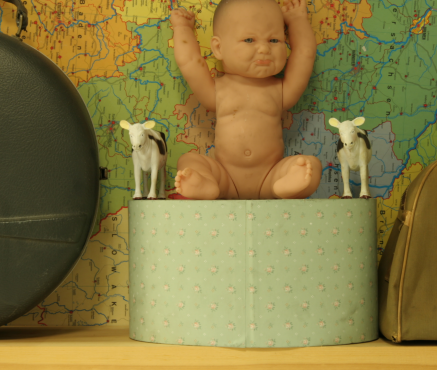
%> input picture stereo-vision/data/Baby3/view2.png, 437 x 370 px
$ octave multioccularDatascript.m   (GNU Octave 9; MATLAB toolbox functions it lacks are replaced by stand-ins)
%> lines starting %> are read from the running program, lines starting %| are printed output that depends on the picture
### stereo-vision/src/MATLAB/stereo_SSD.m
function disparityMap = stereo_SSD(leftImage, rightImage, maxDisparity)

    if(size(leftImage,3)==3)
        leftImage = rgb2gray(leftImage);
    end
    if(size(rightImage,3)==3)
        rightImage = rgb2gray(rightImage);
    end

    [height, width] = size(leftImage);

    leftImage = double(leftImage);
    rightImage = double(rightImage);

    winRangedowSize = 7;
    winRange = (winRangedowSize-1)/2;

    minDisparity = 0;

    disparityMap = zeros(height, width);

    for i = 1+winRange:height-winRange,
        for j = 1+winRange:width-winRange-maxDisparity,
            minssd = 65535;
            temp=0.0;
            offset = minDisparity;
            for dispRange = minDisparity:maxDisparity,
                ssd=0.0;
                t = -winRange:winRange;
                if (j+winRange+dispRange <= width)
                    temp = rightImage(i+t,j+t)-leftImage(i+t,j+t+dispRange);
                    temp = temp.^2;
                    ssd = sum(sum(temp));
                end
                if (minssd > ssd)
                    minssd = ssd;
                    offset = dispRange;
                end
            end
            disparityMap(i,j) = offset;
        end
    end
end

### stereo-vision/src/MATLAB/multiOccular.m
function depth = multiOccular(v0,v1,v2,v3)

d1 = stereo_SSD(v2, v3, 16);
d2 = stereo_SSD(v1, v3, 2*16);
d3 = stereo_SSD(v0, v3, 3*16);

depth = (d1/1 + d2/2 + d3/3 )/3;

depth(:,372:end) = d1(:,372:end);

end

### stereo-vision/src/MATLAB/multioccularDatascript.m
%% Test Script to run multiOccular stereo over all images

close all;
clear all;
data_path = '../../data/';
directory_list = dir('../../data/');

maxOffset = 16;

for i=4:size(directory_list),
	folder_path = strcat([data_path directory_list(i).name '/'])
	v0 = imread(strcat([folder_path 'view2.png' ]));
%> v0 is the input picture: size 370x437x3 uint8; mean R, G, B 135.1, 122.1, 67
	v1 = imread(strcat([folder_path 'view3.png' ]));
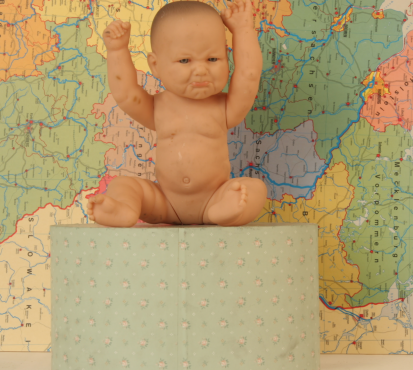
%> input picture stereo-vision/data/Baby1/view3.png, 413 x 370 px
%> v1 is the input picture: size 370x413x3 uint8; mean R, G, B 178.6, 156.4, 111.8
 	v2 = imread(strcat([folder_path 'view4.png' ]));
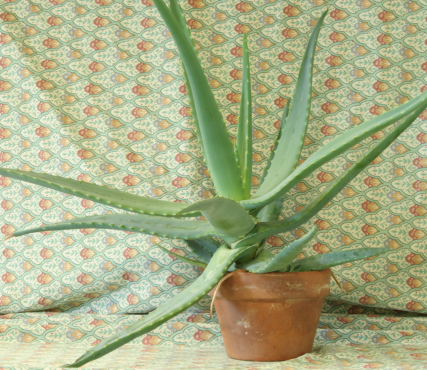
%> input picture stereo-vision/data/Aloe/view4.png, 427 x 370 px
%> v2 is the input picture: size 370x427x3 uint8; mean R, G, B 168.3, 174.1, 134.3
        v3 = imread(strcat([folder_path 'view5.png' ]));
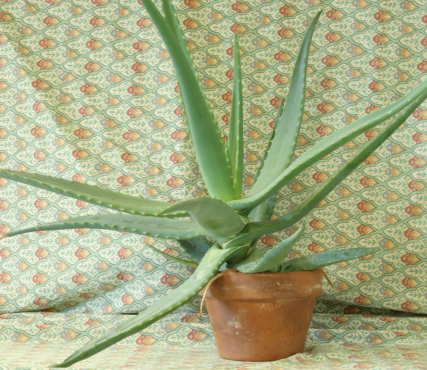
%> input picture stereo-vision/data/Aloe/view5.png, 427 x 370 px
%> v3 is the input picture: size 370x427x3 uint8; mean R, G, B 167.1, 173.2, 133.2

	depth_SSD = multiOccular(v0,v1,v2,v3);
%> in stereo_SSD, `leftImage = rgb2gray(leftImage);`:
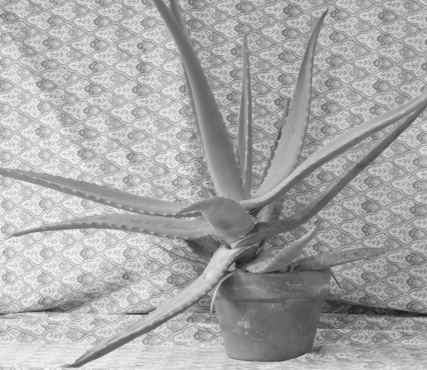
%> leftImage: size 370x427 uint8; min 26, max 243, mean 167.8
%> in stereo_SSD, `rightImage = rgb2gray(rightImage);`:
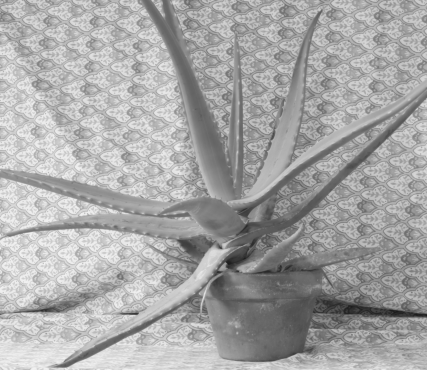
%> rightImage: size 370x427 uint8; min 27, max 243, mean 166.8
%> (the run ends here)
